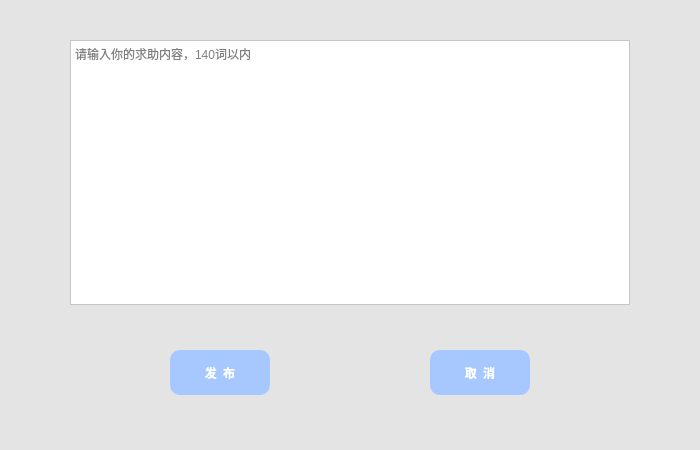
<?xml version="1.0" encoding="UTF-8"?>
<ui version="4.0">
 <class>EditPost</class>
 <widget class="QWidget" name="EditPost">
  <property name="geometry">
   <rect>
    <x>0</x>
    <y>0</y>
    <width>700</width>
    <height>450</height>
   </rect>
  </property>
  <property name="windowTitle">
   <string>Form</string>
  </property>
  <property name="styleSheet">
   <string notr="true">background-color: rgb(228, 228, 228);</string>
  </property>
  <widget class="QTextEdit" name="textEdit">
   <property name="geometry">
    <rect>
     <x>70</x>
     <y>40</y>
     <width>560</width>
     <height>265</height>
    </rect>
   </property>
   <property name="styleSheet">
    <string notr="true">background-color: rgb(255, 255, 255);</string>
   </property>
   <property name="placeholderText">
    <string>请输入你的求助内容，140词以内</string>
   </property>
  </widget>
  <widget class="QPushButton" name="pushButton_release">
   <property name="geometry">
    <rect>
     <x>170</x>
     <y>350</y>
     <width>100</width>
     <height>45</height>
    </rect>
   </property>
   <property name="font">
    <font>
     <family>微软雅黑</family>
     <weight>75</weight>
     <bold>true</bold>
    </font>
   </property>
   <property name="styleSheet">
    <string notr="true">background-color: rgb(166, 200, 255);
color: rgb(255, 255, 255);
border-radius: 10px;</string>
   </property>
   <property name="text">
    <string>发  布</string>
   </property>
  </widget>
  <widget class="QPushButton" name="pushButton_cancel">
   <property name="geometry">
    <rect>
     <x>430</x>
     <y>350</y>
     <width>100</width>
     <height>45</height>
    </rect>
   </property>
   <property name="font">
    <font>
     <family>微软雅黑</family>
     <weight>75</weight>
     <bold>true</bold>
    </font>
   </property>
   <property name="styleSheet">
    <string notr="true">color: rgb(255, 255, 255);
background-color: rgb(166, 200, 255);
border-radius: 10px;
</string>
   </property>
   <property name="text">
    <string>取  消</string>
   </property>
  </widget>
 </widget>
 <resources/>
 <connections/>
</ui>
